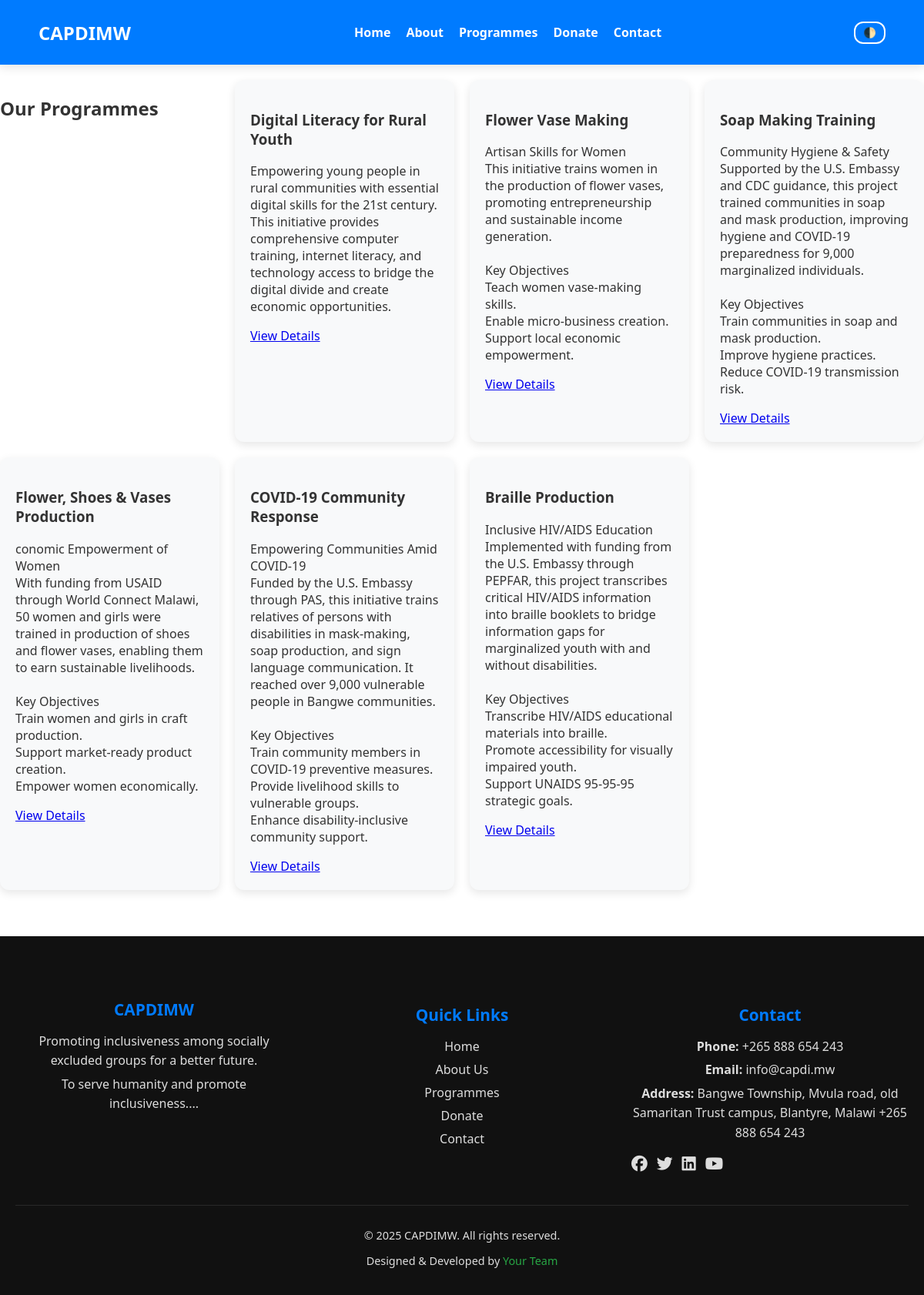
/programmes.php, run on the app's committed database.
### tables this page shows
CREATE TABLE `site_settings` (
  `id` int(11) NOT NULL,
  `site_title` varchar(150) DEFAULT NULL,
  `tagline` varchar(255) DEFAULT NULL,
  `logo` varchar(255) DEFAULT NULL,
  `favicon` varchar(255) DEFAULT NULL,
  `phone` varchar(50) DEFAULT NULL,
  `email` varchar(150) DEFAULT NULL,
  `physical_address` text DEFAULT NULL,
  `postal_address` text DEFAULT NULL,
  `facebook` varchar(255) DEFAULT NULL,
  `twitter` varchar(255) DEFAULT NULL,
  `linkedin` varchar(255) DEFAULT NULL,
  `youtube` varchar(255) DEFAULT NULL,
  `updated_at` timestamp NOT NULL DEFAULT current_timestamp() ON UPDATE current_timestamp()
);

CREATE TABLE `programmes` (
  `id` int(11) NOT NULL,
  `title` varchar(255) NOT NULL,
  `introduction` text DEFAULT NULL,
  `objectives` text DEFAULT NULL,
  `key_achievements` text DEFAULT NULL,
  `target_beneficiaries` varchar(255) DEFAULT NULL,
  `duration` varchar(100) DEFAULT NULL,
  `status` enum('active','completed','upcoming') DEFAULT 'active',
  `budget` decimal(12,2) DEFAULT NULL,
  `location` varchar(255) DEFAULT NULL,
  `partner_organizations` text DEFAULT NULL,
  `is_featured` tinyint(1) DEFAULT 0,
  `created_at` timestamp NOT NULL DEFAULT current_timestamp(),
  `updated_at` timestamp NOT NULL DEFAULT current_timestamp() ON UPDATE current_timestamp()
);

### public/programmes.php (the view)
<?php
require_once "../config/database.php";
include "partials/header.php";
$programmes = $pdo->query("SELECT * FROM programmes ORDER BY id DESC")->fetchAll();
?>
<section class="programmes-grid">
    <h2>Our Programmes</h2>
    <?php foreach($programmes as $p): ?>
        <div class="programme-card">
            <h3><?= htmlspecialchars($p['title']) ?></h3>
            <p><?= nl2br(htmlspecialchars($p['introduction'])) ?></p>
            <a href="programme_detail.php?id=<?= $p['id'] ?>">View Details</a>
        </div>
    <?php endforeach; ?>
</section>
<?php include "partials/footer.php"; ?>

### public/partials/header.php (shortened to what this page needs)
<?php
require_once "../config/database.php";
$site = $pdo->query("SELECT * FROM site_settings LIMIT 1")->fetch();
?>
<!DOCTYPE html>
<html lang="en">
<head>
<link rel="stylesheet" href="css/style.css">
</head>
<body>
<header>
  <nav>
    <a href="index.php" style="font-size:1.5rem; font-weight:bold;">
      <?= htmlspecialchars($site['site_title'] ?? 'NGO') ?>
    </a>
    <ul>
      <li><a href="index.php">Home</a></li>
      <li><a href="about.php">About</a></li>
      <li><a href="programmes.php">Programmes</a></li>
      <li><a href="donate.php">Donate</a></li>
      <li><a href="contact.php">Contact</a></li>
    </ul>
    <div style="display:flex;align-items:center;gap:10px;">
      <button class="theme-toggle">🌓</button>
    </div>
  </nav>
</header>
<main>

### public/partials/footer.php (shortened to what this page needs)
</main>
<footer class="site-footer">
  <div class="footer-container">
    <div class="footer-col">
      <h3><?= htmlspecialchars($site['site_title'] ?? 'Our Organization') ?></h3>
      <p><?= htmlspecialchars($site['tagline'] ?? 'Making a Difference') ?></p>
      <p class="mission-snippet">
        <?= htmlspecialchars(substr($org['mission'] ?? 'To serve humanity and promote inclusiveness.', 0, 160)) ?>...
      </p>
    </div>
    <div class="footer-col">
      <h4>Quick Links</h4>
      <ul>
        <li><a href="index.php">Home</a></li>
        <li><a href="about.php">About Us</a></li>
        <li><a href="programmes.php">Programmes</a></li>
        <li><a href="donate.php">Donate</a></li>
        <li><a href="contact.php">Contact</a></li>
      </ul>
    </div>
    <div class="footer-col">
      <h4>Contact</h4>
      <p><strong>Phone:</strong> <?= htmlspecialchars($site['phone'] ?? '') ?></p>
      <p><strong>Email:</strong> <?= htmlspecialchars($site['email'] ?? '') ?></p>
      <p><strong>Address:</strong> <?= htmlspecialchars($site['physical_address'] ?? '') ?></p>
      <div class="social-links">
        <?php if(!empty($site['facebook'])): ?><a href="<?= $site['facebook'] ?>" target="_blank"><i class="fab fa-facebook"></i></a><?php endif; ?>
        <?php if(!empty($site['twitter'])): ?><a href="<?= $site['twitter'] ?>" target="_blank"><i class="fab fa-twitter"></i></a><?php endif; ?>
        <?php if(!empty($site['linkedin'])): ?><a href="<?= $site['linkedin'] ?>" target="_blank"><i class="fab fa-linkedin"></i></a><?php endif; ?>
        <?php if(!empty($site['youtube'])): ?><a href="<?= $site['youtube'] ?>" target="_blank"><i class="fab fa-youtube"></i></a><?php endif; ?>
      </div>
    </div>
  </div>
  <div class="footer-bottom">
    <p>&copy; <?= date('Y') ?> <?= htmlspecialchars($site['site_title'] ?? 'NGO') ?>. All rights reserved.</p>
    <p class="credit">Designed & Developed by <a href="#">Your Team</a></p>
  </div>
</footer>
</body>
</html>

### public/css/style.css (style rules this page uses)
:root { --primary: #007BFF; --secondary: #0056b3; --accent: #28a745; --light: #f8f9fa; --dark: #212529; --text: #333; --bg: #ffffff; --radius: 12px; --shadow: 0 4px 12px rgba(0,0,0,0.1); }
body { font-family: 'Segoe UI', Tahoma, Geneva, Verdana, sans-serif; background: var(--bg); color: var(--text); margin: 0; transition: all 0.3s ease; }
header { background: var(--primary); color: white; padding: 15px 20px; box-shadow: var(--shadow); position: sticky; top: 0; z-index: 10; }
nav { display: flex; align-items: center; justify-content: space-between; max-width: 1100px; margin: 0 auto; }
nav a { color: white; text-decoration: none; font-weight: 600; }
nav ul { list-style: none; display: flex; gap: 20px; }
.theme-toggle { background: transparent; border: 2px solid white; color: white; padding: 5px 10px; border-radius: var(--radius); cursor: pointer; }
.programmes-grid { display: grid; grid-template-columns: repeat(auto-fit, minmax(280px, 1fr)); gap: 20px; margin-top: 20px; }
.programme-card { background: var(--light); border-radius: var(--radius); box-shadow: var(--shadow); padding: 20px; transition: transform 0.3s ease; }
footer { background: var(--dark); color: white; text-align: center; padding: 30px 20px; margin-top: 50px; transition: all 0.3s ease; }
.site-footer { background: var(--footer-bg, #111); color: var(--footer-text, #ddd); padding: 60px 20px 20px; margin-top: 60px; transition: background 0.3s, color 0.3s; }
.footer-container { display: grid; grid-template-columns: repeat(auto-fit, minmax(260px, 1fr)); gap: 40px; max-width: 1200px; margin: 0 auto 40px; }
.footer-col h3, .footer-col h4 { color: var(--primary); margin-bottom: 15px; font-size: 1.3rem; }
.footer-col p { margin: 5px 0; line-height: 1.6; }
.footer-col ul { list-style: none; padding: 0; }
.footer-col ul li { margin: 8px 0; }
.footer-col ul li a { color: var(--footer-text); text-decoration: none; transition: color 0.3s; }
.social-links { display: flex; gap: 12px; margin-top: 12px; }
.social-links a { color: var(--footer-text); font-size: 1.3rem; transition: color 0.3s; }
.footer-bottom { border-top: 1px solid rgba(255,255,255,0.1); text-align: center; padding-top: 15px; font-size: 0.9rem; color: var(--footer-text); }
.footer-bottom a { color: var(--accent); text-decoration: none; }

### data on the page
site_settings: site_title "CAPDIMW", tagline "Promoting inclusiveness among socially excluded groups for a better future.", phone "+265 888 654 243", email "info@capdi.mw", physical_address "Bangwe Township, Mvula road, old Samaritan Trust campus, Blantyre, Malawi +265 888 654 243"
programmes: title "Digital Literacy for Rural Youth", introduction "Empowering young people in rural communities with essential digital skills for the 21st century. This initiative provides comprehensive computer training, internet literacy, and technology access to bridge the digital divide and create economic opportunities."
programmes: title "Flower Vase Making", introduction "Artisan Skills for Women This initiative trains women in the production of flower vases, promoting entrepreneurship and sustainable income generation. Key Objectives Teach women vase-making skills. Enable micro-business creation. Support local economic empowerment."
programmes: title "Soap Making Training", introduction "Community Hygiene & Safety Supported by the U.S. Embassy and CDC guidance, this project trained communities in soap and mask production, improving hygiene and COVID-19 preparedness for 9,000 marginalized individuals. Key Objectives Train communities in soap and mask production. Improve hygiene practices. Reduce COVID-19 transmission risk."
programmes: title "Flower, Shoes & Vases Production", introduction "conomic Empowerment of Women With funding from USAID through World Connect Malawi, 50 women and girls were trained in production of shoes and flower vases, enabling them to earn sustainable livelihoods. Key Objectives Train women and girls in craft production. Support market-ready product creation. Empower women economically."
programmes: title "COVID-19 Community Response", introduction "Empowering Communities Amid COVID-19 Funded by the U.S. Embassy through PAS, this initiative trains relatives of persons with disabilities in mask-making, soap production, and sign language communication. It reached over 9,000 vulnerable people in Bangwe communities. Key Objectives Train community members in COVID-19 preventive measures. Provide livelihood skills to vulnerable groups. Enhance disability-inclusive community support."
programmes: title "Braille Production", introduction "Inclusive HIV/AIDS Education Implemented with funding from the U.S. Embassy through PEPFAR, this project transcribes critical HIV/AIDS information into braille booklets to bridge information gaps for marginalized youth with and without disabilities. Key Objectives Transcribe HIV/AIDS educational materials into braille. Promote accessibility for visually impaired youth. Support UNAIDS 95-95-95 strategic goals."
